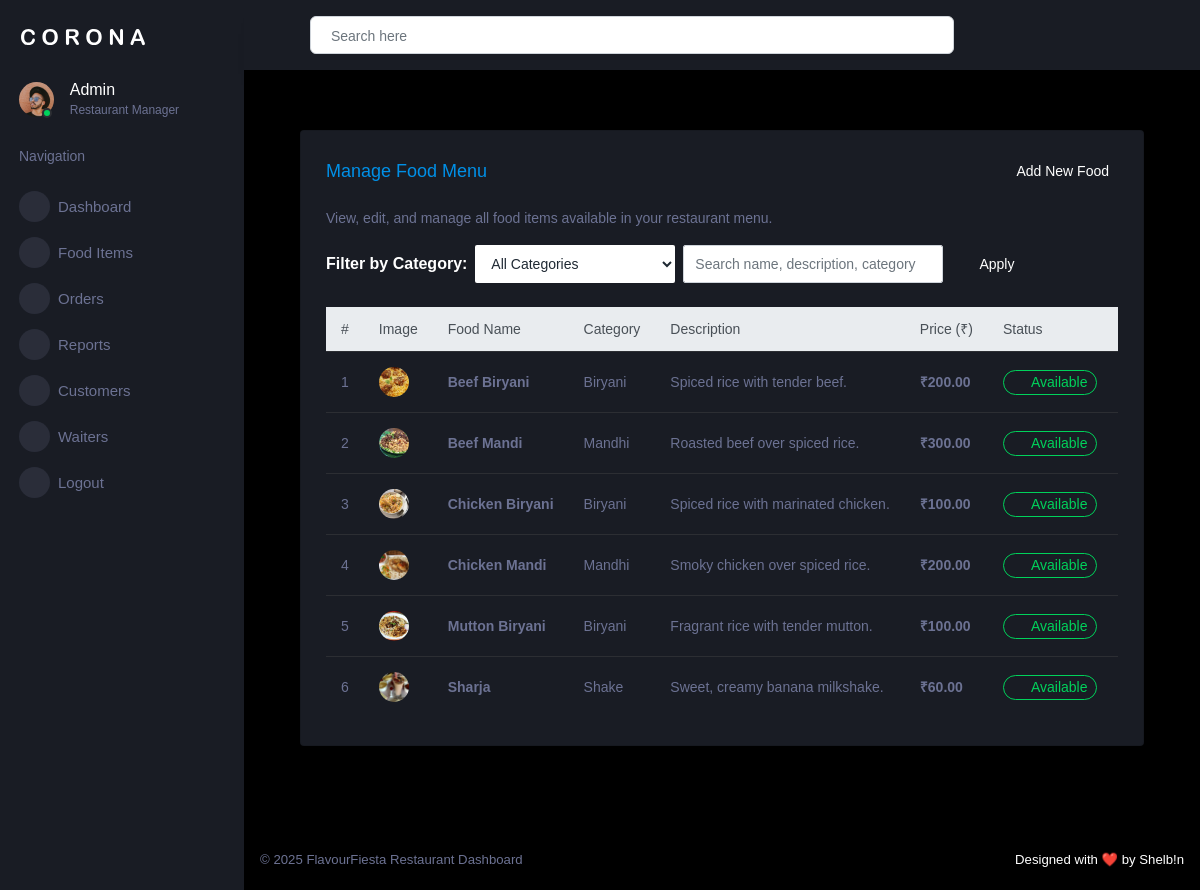
The app's page /admin_app/view_food/ with its own data.
### admin_app/models.py (models this page shows)
class fooditems(models.Model):
    name = models.CharField(max_length=100)
    description = models.TextField()
    price = models.DecimalField(max_digits=10, decimal_places=2)
    category = models.ForeignKey(categorydb, on_delete=models.CASCADE)
    image = models.ImageField(upload_to='food_items/', blank=True, null=True)
    availability = models.BooleanField(default=True)

class categorydb(models.Model):
    Category_name=models.CharField(max_length=100,null=True,blank=True)
    Description=models.CharField(max_length=100,null=True,blank=True)
    Image = models.ImageField(upload_to='categories/', null=True, blank=True)

### admin_app/views.py (the view)
# urls.py: path('view_food/', views.view_food, name='view_food'),
def view_food(request):
    selected_category = request.GET.get('category')
    search_query = request.GET.get('q', '')
    categories = categorydb.objects.all()  # ✅ use categorydb
    sort_key = request.GET.get('sort', 'name')
    sort_dir = request.GET.get('dir', 'asc')
    allowed_sort_fields = {
        'name': 'name',
        'price': 'price',
        'status': 'availability',
        'category': 'category__Category_name',
        'created': 'id',  # fallback if needed
    }
    order_field = allowed_sort_fields.get(sort_key, 'name')
    if sort_dir == 'desc':
        order_field = '-' + order_field
    from django.db.models import Q
    qs = fooditems.objects.select_related('category')
    if selected_category:
        qs = qs.filter(category_id=selected_category)
    if search_query:
        qs = qs.filter(
            Q(name__icontains=search_query) |
            Q(description__icontains=search_query) |
            Q(category__Category_name__icontains=search_query)
        )
    data = qs.order_by(order_field)
    return render(request, 'view_food.html', {
        'data': data,
        'categories': categories,
        'selected_category': int(selected_category) if selected_category else None,
        'sort': sort_key,
        'dir': sort_dir,
        'search_query': search_query,
    })

### admin_app/templates/view_food.html (shortened to what this page needs)
{% extends 'index.html' %}
{% load static %}
{% block content %}
<div class="content-wrapper">
  <div class="row">
    <div class="col-12 grid-margin stretch-card">
      <div class="card">
        <div class="card-body">
          <div class="d-flex justify-content-between align-items-center mb-4">
            <h4 class="card-title text-primary mb-0">Manage Food Menu</h4>
            <a href="{% url 'admin_app:add_food' %}" class="btn btn-gradient-primary btn-sm">
              <i class="mdi mdi-plus-circle-outline"></i> Add New Food
            </a>
          </div>
          <p class="card-description text-muted">
            View, edit, and manage all food items available in your restaurant menu.
          </p>
          <form method="get" action="{% url 'admin_app:view_food' %}" class="form-inline mb-4">
            <label for="category" class="mr-2 font-weight-bold">Filter by Category:</label>
            <select name="category" id="category" class="form-control mr-2" style="min-width:200px;">
              <option value="">All Categories</option>
            </select>
            <div class="input-group mr-2" style="min-width:260px;">
              <input type="text" name="q" class="form-control" placeholder="Search name, description, category" value="{{ search_query }}">
            </div>
            <button type="submit" class="btn btn-gradient-primary btn-sm">
              <i class="mdi mdi-filter-outline"></i> Apply
            </button>
          </form>
          <div class="table-responsive">
            <table class="table table-hover align-middle">
              <thead class="thead-light">
                <tr>
                  <th class="text-center">#</th>
                  <th>Image</th>
                  <th>Food Name</th>
                  <th>Category</th>
                  <th>Description</th>
                  <th>Price (₹)</th>
                  <th>Status</th>
                  <th class="text-center">Actions</th>
                </tr>
              </thead>
              <tbody>
                {% for item in data %}
                <tr>
                  <td class="text-center">{{ forloop.counter }}</td>
                  <td>
                    {% if item.image %}
                      <img src="{{ item.image.url }}" alt="{{ item.name }}" class="food-img">
                    {% else %}
                      <span class="text-muted">No Image</span>
                    {% endif %}
                  </td>
                  <td><strong>{{ item.name }}</strong></td>
                  <td>{{ item.category.Category_name }}</td>
                  <td style="max-width: 300px;">{{ item.description }}</td>
                  <td><b>₹{{ item.price }}</b></td>
                  <td>
                    {% if item.availability %}
                      <a href="{% url 'admin_app:toggle_availability' item.id %}" class="btn btn-outline-success btn-sm rounded-pill" title="Toggle availability">
                        <i class="mdi mdi-check-circle-outline"></i> Available
                      </a>
                    {% else %}
                      <a href="{% url 'admin_app:toggle_availability' item.id %}" class="btn btn-outline-secondary btn-sm rounded-pill" title="Toggle availability">
                        <i class="mdi mdi-close-circle-outline"></i> Unavailable
                      </a>
                    {% endif %}
                  </td>
                  <td class="text-center">
                  </td>
                </tr>
                {% empty %}
                <tr>
                  <td colspan="8" class="text-center text-muted py-4">
                    No food items available{% if selected_category %} in this category{% endif %}.
                  </td>
                </tr>
                {% endfor %}
              </tbody>
            </table>
          </div>
        </div>
      </div>
    </div>
  </div>
</div>
{% endblock %}

### admin_app/static/admin_app/css/custom-overrides.css (style rules this page uses)
.form-control, .select2-container--default .select2-selection--single, .select2-container--default .select2-selection--single .select2-search__field, .typeahead, .tt-query, .tt-hint { background-color: #ffffff !important; color: #1f2933 !important; border-color: #cfd4da !important; }
.form-control::placeholder, .select2-container--default .select2-selection--single::placeholder, .select2-container--default .select2-selection--single .select2-search__field::placeholder, .typeahead::placeholder, .tt-query::placeholder, .tt-hint::placeholder { color: #6c757d !important; opacity: 1; }

### admin_app/templates/view_food.html (style rules this page uses)
.food-img { width: 60px; height: 60px; border-radius: 10px; object-fit: cover; }

### records on screen
fooditems: image (picture), name "Beef Biryani", category.Category_name "Biryani", description "Spiced rice with tender beef.", price "200.00", availability True (drawn)
fooditems: image (picture), name "Beef Mandi", category.Category_name "Mandhi", description "Roasted beef over spiced rice.", price "300.00", availability True (drawn)
fooditems: image (picture), name "Chicken Biryani", category.Category_name "Biryani", description "Spiced rice with marinated chicken.", price "100.00", availability True (drawn)
fooditems: image (picture), name "Chicken Mandi", category.Category_name "Mandhi", description "Smoky chicken over spiced rice.", price "200.00", availability True (drawn)
fooditems: image (picture), name "Mutton Biryani", category.Category_name "Biryani", description "Fragrant rice with tender mutton.", price "100.00", availability True (drawn)
fooditems: image (picture), name "Sharja", category.Category_name "Shake", description "Sweet, creamy banana milkshake.", price "60.00", availability True (drawn)
